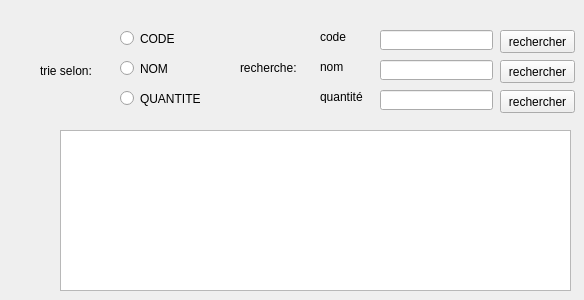
      <widget class="QWidget" name="tab_24">
       <attribute name="title">
        <string>Afficher une commande</string>
       </attribute>
       <widget class="QTableView" name="tab_c">
        <property name="geometry">
         <rect>
          <x>60</x>
          <y>130</y>
          <width>511</width>
          <height>161</height>
         </rect>
        </property>
       </widget>
       <widget class="QLabel" name="label_68">
        <property name="geometry">
         <rect>
          <x>40</x>
          <y>60</y>
          <width>101</width>
          <height>21</height>
         </rect>
        </property>
        <property name="text">
         <string>trie selon:</string>
        </property>
       </widget>
       <widget class="QRadioButton" name="radioButton_4">
        <property name="geometry">
         <rect>
          <x>120</x>
          <y>30</y>
          <width>82</width>
          <height>17</height>
         </rect>
        </property>
        <property name="text">
         <string>CODE</string>
        </property>
       </widget>
       <widget class="QRadioButton" name="radioButton_5">
        <property name="geometry">
         <rect>
          <x>120</x>
          <y>60</y>
          <width>82</width>
          <height>17</height>
         </rect>
        </property>
        <property name="text">
         <string>NOM</string>
        </property>
       </widget>
       <widget class="QRadioButton" name="radioButton_6">
        <property name="geometry">
         <rect>
          <x>120</x>
          <y>90</y>
          <width>121</width>
          <height>17</height>
         </rect>
        </property>
        <property name="text">
         <string>QUANTITE</string>
        </property>
       </widget>
       <widget class="QLabel" name="label_69">
        <property name="geometry">
         <rect>
          <x>240</x>
          <y>60</y>
          <width>61</width>
          <height>16</height>
         </rect>
        </property>
        <property name="text">
         <string>recherche: </string>
        </property>
       </widget>
       <widget class="QLineEdit" name="recher_code">
        <property name="geometry">
         <rect>
          <x>380</x>
          <y>30</y>
          <width>113</width>
          <height>20</height>
         </rect>
        </property>
       </widget>
       <widget class="QLineEdit" name="recher_nom">
        <property name="geometry">
         <rect>
          <x>380</x>
          <y>60</y>
          <width>113</width>
          <height>20</height>
         </rect>
        </property>
       </widget>
       <widget class="QLineEdit" name="recher_qt">
        <property name="geometry">
         <rect>
          <x>380</x>
          <y>90</y>
          <width>113</width>
          <height>20</height>
         </rect>
        </property>
       </widget>
       <widget class="QLabel" name="label_70">
        <property name="geometry">
         <rect>
          <x>320</x>
          <y>60</y>
          <width>47</width>
          <height>13</height>
         </rect>
        </property>
        <property name="text">
         <string>nom</string>
        </property>
       </widget>
       <widget class="QLabel" name="label_71">
        <property name="geometry">
         <rect>
          <x>320</x>
          <y>90</y>
          <width>47</width>
          <height>13</height>
         </rect>
        </property>
        <property name="text">
         <string>quantité</string>
        </property>
       </widget>
       <widget class="QPushButton" name="rechercher_code">
        <property name="geometry">
         <rect>
          <x>500</x>
          <y>30</y>
          <width>75</width>
          <height>23</height>
         </rect>
        </property>
        <property name="text">
         <string>rechercher</string>
        </property>
       </widget>
       <widget class="QLabel" name="label_72">
        <property name="geometry">
         <rect>
          <x>320</x>
          <y>30</y>
          <width>47</width>
          <height>13</height>
         </rect>
        </property>
        <property name="text">
         <string>code</string>
        </property>
       </widget>
       <widget class="QPushButton" name="rechercher_nom">
        <property name="geometry">
         <rect>
          <x>500</x>
          <y>60</y>
          <width>75</width>
          <height>23</height>
         </rect>
        </property>
        <property name="text">
         <string>rechercher</string>
        </property>
       </widget>
       <widget class="QPushButton" name="rechercher_qt">
        <property name="geometry">
         <rect>
          <x>500</x>
          <y>90</y>
          <width>75</width>
          <height>23</height>
         </rect>
        </property>
        <property name="text">
         <string>rechercher</string>
        </property>
       </widget>
      </widget>
